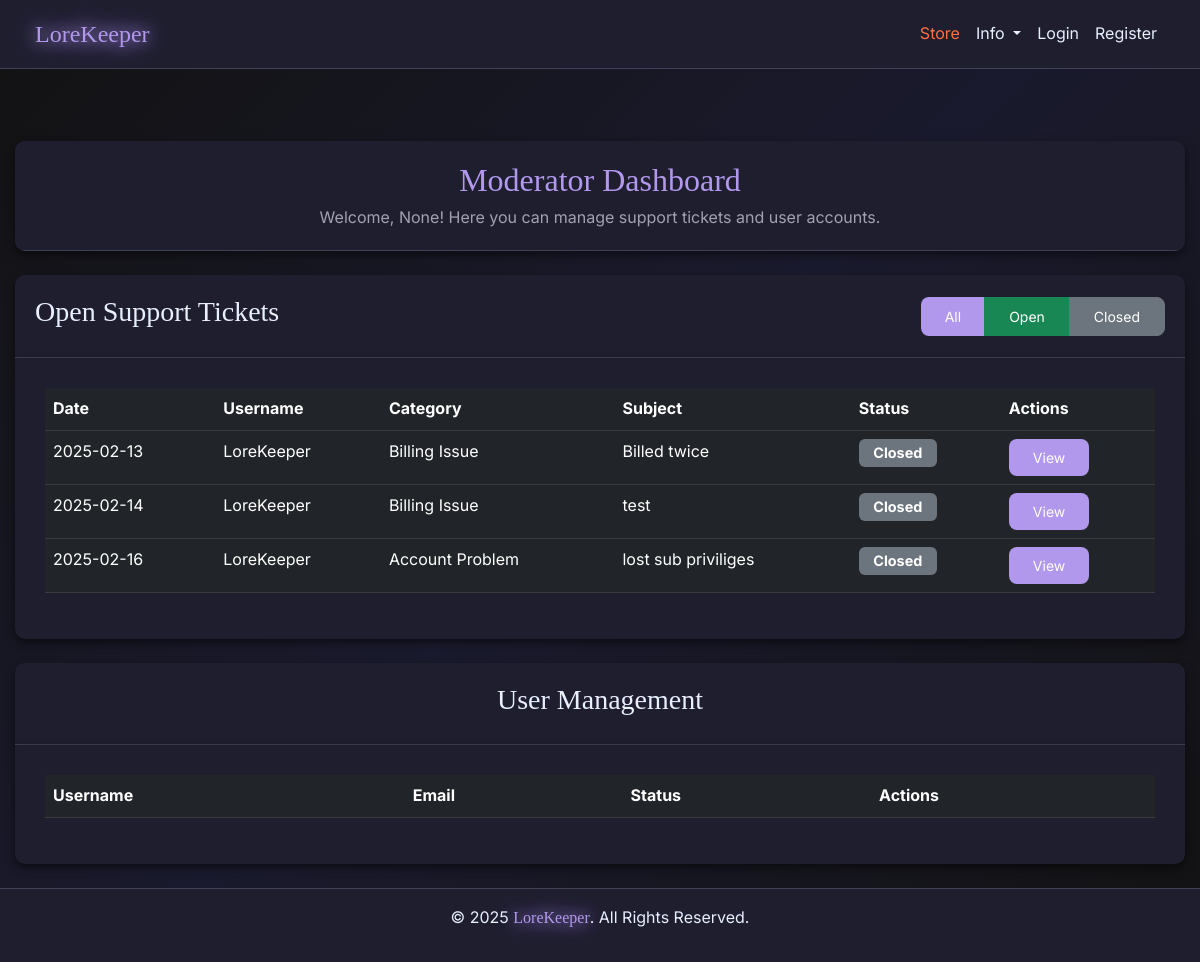
The app's page /moderator/dashboard, older data.
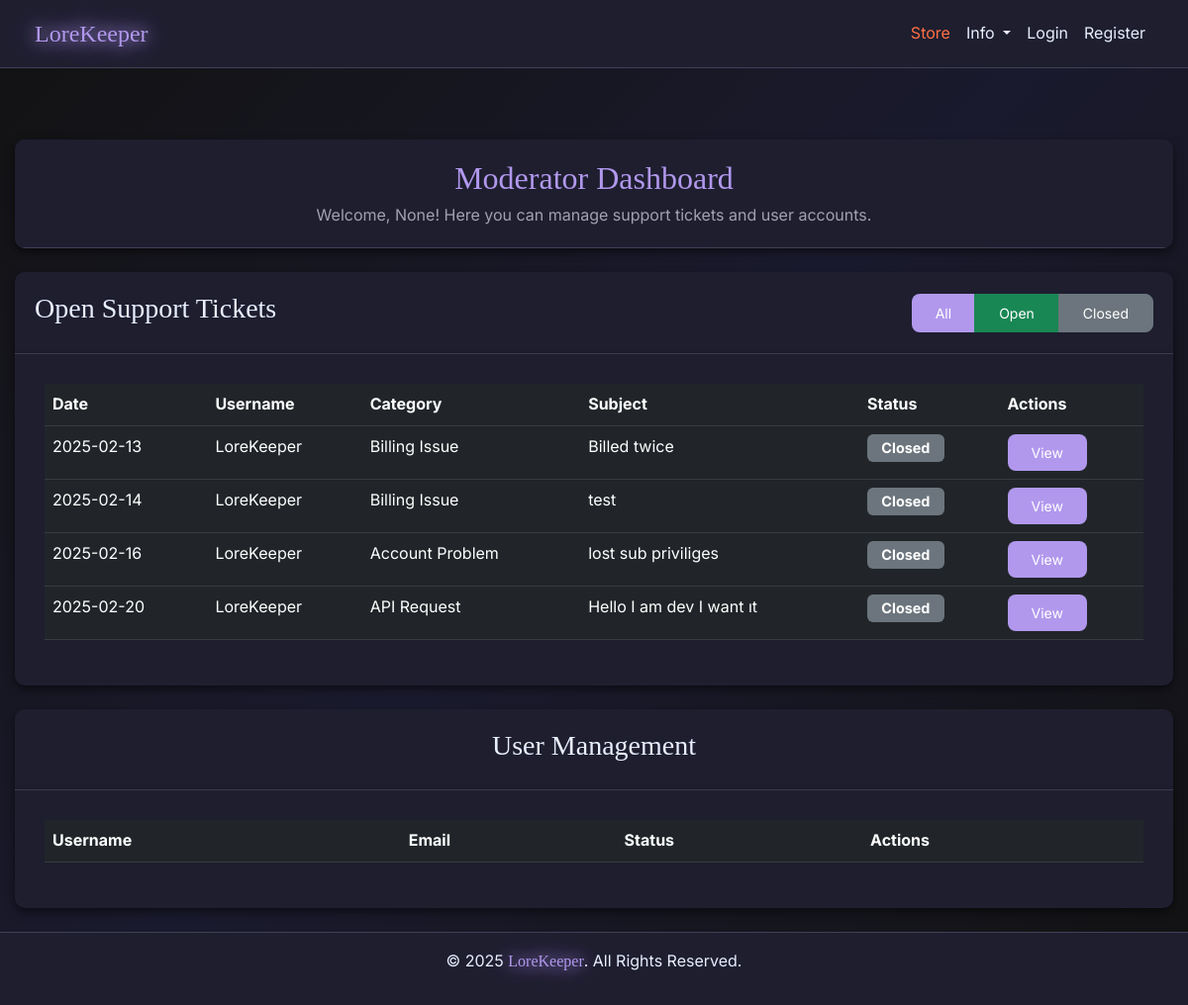
The same page, newer data.
### models.py (models this page shows)
class SupportTicket(db.Model):
    __tablename__ = 'support_tickets'
    id = db.Column(db.Integer, primary_key=True)
    user_id = db.Column(db.Integer, db.ForeignKey('users.id'), nullable=False)
    category = db.Column(db.String(100), nullable=False)
    subject = db.Column(db.String(100), nullable=False)
    message = db.Column(db.Text, nullable=False)
    status = db.Column(db.String(20), default='Open')
    created_at = db.Column(db.DateTime, default=datetime.utcnow)
    responses = db.relationship(
        'SupportTicketResponse', back_populates='ticket', lazy='dynamic')
    user = db.relationship('User', backref='tickets')

class User(db.Model):
    __tablename__ = 'users'
    id = db.Column(db.Integer, primary_key=True)
    username = db.Column(db.String(64), nullable=False)
    email = db.Column(db.String(128), unique=True, nullable=False)
    password = db.Column(db.String(128), nullable=False)
    privilege_id = db.Column(
        db.Integer, db.ForeignKey('privileges.id'), default=1)
    created_at = db.Column(db.DateTime, default=datetime.utcnow)
    purchases = db.relationship('Purchase', backref='user', lazy=True)
    subscriptions = db.relationship('Subscription', backref='user', lazy=True)
    receipts = db.relationship('Receipt', backref='user', lazy=True)
    balance = db.Column(db.Float, default=0)
    pending_balance = db.Column(db.Float, default=0)

### app.py (the view)
@app.route("/moderator/dashboard", methods=["GET", "POST"])
def moderator_dashboard():
    tickets = SupportTicket.query.all()
    return render_template(
        "moderator_dashboard.html",
        tickets=tickets,
        get_username_from_id=get_username_from_id,
    )

### app.py (called while the page is built, shortened)
@app.after_request
def add_header(response):
    response.headers["Cache-Control"] = "no-store"
    return response

@app.route("/get_username_from_id/<int:user_id>")
def get_username_from_id(user_id):
    user = User.query.filter_by(id=user_id).first()
    return user.username

@app.route("/getCookie", methods=["POST", "GET"])
def getCookie():
    try:
        user_id = request.cookies.get("user_id")
    except Exception as e:
        print(f"Error getting cookie: {e}")
        session.clear()
    return redirect(url_for("home"))

@app.before_request
def before_request():
    try:
        if session.get("user_id"):
            session.permanent = True
        else:
            getCookie()
    except Exception:
        session.clear()

### templates/moderator_dashboard.html (shortened to what this page needs)
{% extends "nav_footer_template.html" %} {% block content %}
<div class="container mt-5">
  <div class="card mb-4">
    <div class="card-header">
      <h2>Moderator Dashboard</h2>
      <p>
        Welcome, {{ session.get('username') }}! Here you can manage support
        tickets and user accounts.
      </p>
    </div>
  </div>
  <div class="card mb-4">
    <div class="card-header d-flex justify-content-between align-items-center">
      <h3>Open Support Tickets</h3>
      <div class="btn-group">
        <button class="btn btn-sm btn-primary" onclick="filterTickets('all')">
          All
        </button>
        <button class="btn btn-sm btn-success" onclick="filterTickets('open')">
          Open
        </button>
        <button
          class="btn btn-sm btn-secondary"
          onclick="filterTickets('closed')"
        >
          Closed
        </button>
      </div>
    </div>
    <div class="card-body">
      <div class="table-responsive">
        <table class="table table-dark">
          <thead>
            <tr>
              <th>Date</th>
              <th>Username</th>
              <th>Category</th>
              <th>Subject</th>
              <th>Status</th>
              <th>Actions</th>
            </tr>
          </thead>
          <tbody>
            {% for ticket in tickets %}
            <tr>
              <td>{{ ticket.created_at.strftime('%Y-%m-%d') }}</td>
              <td>{{ get_username_from_id(ticket.user_id) }}</td>
              <td>{{ ticket.category }}</td>
              <td>{{ ticket.subject }}</td>
              <td>
                <span
                  class="badge {% if ticket.status == 'Open' %}bg-success{% else %}bg-secondary{% endif %}"
                >
                  {{ ticket.status }}
                </span>
              </td>
              <td>
                <a
                  href="{{ url_for('view_ticket', ticket_id=ticket.id) }}"
                  class="btn btn-sm btn-primary"
                >
                  View
                </a>
              </td>
            </tr>
            {% endfor %}
          </tbody>
        </table>
      </div>
    </div>
  </div>
  <div class="card mb-4">
    <div class="card-header">
      <h3>User Management</h3>
    </div>
    <div class="card-body">
      <div class="table-responsive">
        <table class="table table-dark">
          <thead>
            <tr>
              <th>Username</th>
              <th>Email</th>
              <th>Status</th>
              <th>Actions</th>
            </tr>
          </thead>
        </table>
      </div>
    </div>
  </div>
</div>
{% endblock %}

### templates/nav_footer_template.html (shortened to what this page needs)
<!DOCTYPE html>
<html lang="en">
  <head>
    <link
      href="https://cdn.jsdelivr.net/npm/bootstrap@5.3.0-alpha3/dist/css/bootstrap.min.css"
      rel="stylesheet"
    />
    <link href="{{ url_for('static', filename='css/style.css') }}" rel="stylesheet">
  </head>
  <body>
    <nav class="navbar navbar-expand-lg navbar-dark">
      <div class="container">
        <a class="navbar-brand glow" href="/">LoreKeeper</a>
        <div class="collapse navbar-collapse" id="navbarNav">
          <ul class="navbar-nav ms-auto">
            <li class="nav-item">
              <a class="nav-link store" href="/store">Store</a>
            </li>
            <li class="nav-item dropdown">
              <a class="nav-link dropdown-toggle" href="#" role="button" data-bs-toggle="dropdown">
                Info
              </a>
            </li>
            {% if session.get('user_id') %}
            {% if session.get('privilege_id') == 2 or session.get('privilege_id') == 999 %}
            <li class="nav-item dropdown">
              <a class="nav-link dropdown-toggle" href="#" role="button" data-bs-toggle="dropdown">
                Vendor
              </a>
              <ul class="dropdown-menu dropdown-menu-dark">
                <li><a class="dropdown-item" href="/vendor/dashboard">Dashboard</a></li>
              </ul>
            </li>
            {% endif %}
            {% if session.get('privilege_id') >= 998 %}
            <li class="nav-item dropdown">
              <a class="nav-link dropdown-toggle" href="#" role="button" data-bs-toggle="dropdown">
                Management
              </a>
              <ul class="dropdown-menu dropdown-menu-dark">
                <li><a class="dropdown-item" href="/moderator/dashboard">Moderation Dashboard</a></li>
                {% if session.get('privilege_id') == 999 %}
                <li>
                  <hr class="dropdown-divider">
                </li>
                <li><a class="dropdown-item" href="/admin">Admin Dashboard</a></li>
                {% endif %}
              </ul>
            </li>
            {% endif %}
            <li class="nav-item dropdown">
              <a class="nav-link dropdown-toggle" href="#" role="button" data-bs-toggle="dropdown">
                {{ session['username'] }}
              </a>
              <ul class="dropdown-menu dropdown-menu-dark">
                <li><a class="dropdown-item" href="/account">My Account</a></li>
                <li><a class="dropdown-item" href="/support">Support</a></li>
                <li>
                  <hr class="dropdown-divider">
                </li>
                <li><a class="dropdown-item text-danger" href="/logout">Logout</a></li>
              </ul>
            </li>
            {% else %}
            <li class="nav-item">
              <a class="nav-link" href="/login">Login</a>
            </li>
            <li class="nav-item">
              <a class="nav-link" href="/register">Register</a>
            </li>
            {% endif %}
          </ul>
        </div>
      </div>
    </nav>
    {% block content %} {% endblock %}
    <footer class="text-center text-light py-3">
      <p>© 2025 <span class="glow">LoreKeeper</span>. All Rights Reserved.</p>
    </footer>
  </body>
</html>

### static/css/style.css (style rules this page uses)
:root { --background-color: #121212; --text-color: #E8EFFF; --text-muted: #a1a1b1; --accent-color: #b198ed; --card-background: #1e1e2f; --input-background: #29293d; --input-border: #404056; --btn-hover: #9b84d6; --store-btn-color: #ff7043; --store-btn-hover: #ff5722; --card-shadow: rgba(0, 0, 0, 0.5); --section-padding: 60px; --element-spacing: 20px; --heading-font: 'Cinzel', serif; --body-font: 'Inter', sans-serif; }
body { margin: 0; padding: 0; font-family: var(--body-font); background: linear-gradient(135deg, #121212, #1a1a2e, #121212); background-size: cover; background-repeat: no-repeat; background-attachment: fixed; color: var(--text-color); line-height: 1.6; display: flex; flex-direction: column; min-height: 100vh; overflow-x: hidden; }
.navbar { background-color: var(--card-background); border-bottom: 1px solid var(--input-border); padding: 10px 20px; }
.navbar-brand, .nav-link { color: var(--text-color) !important; transition: color 0.2s ease-in-out; font-family: var(--body-font); }
.navbar { background-color: var(--card-background); }
.navbar-brand { font-size: 1.5rem; font-family: var(--heading-font); }
.store { color: var(--store-btn-color) !important; }
.card, .card-header, .card-body { background-color: var(--card-background); color: var(--text-color); border: none; border-radius: 10px; box-shadow: 0 4px 10px var(--card-shadow); }
.text-light { color: var(--text-color) !important; }
footer { background-color: var(--card-background) !important; color: var(--text-muted); padding: 20px 0; text-align: center; border-top: 1px solid var(--input-border); margin-top: auto; flex-shrink: 0; position: relative; bottom: 0; width: 100%; }
.text-center { text-align: center; }
.mb-4 { margin-bottom: 1.5rem; }
.container { width: 100%; max-width: 1200px; margin: 0 auto; padding: 0 15px; box-sizing: border-box; }
.card { background-color: var(--card-background); color: var(--text-color); border: none; border-radius: 10px; box-shadow: 0 4px 10px var(--card-shadow); transition: all 0.3s ease; overflow: hidden; }
.card-header { background-color: var(--card-background); border-bottom: 1px solid var(--input-border); text-align: center; padding: 20px; }
.card-header h2 { font-size: 2rem; color: var(--accent-color); margin-bottom: 10px; font-family: var(--heading-font); }
.card-header p { font-size: 1rem; color: var(--text-muted); margin: 0; }
.card-body { padding: 30px; background-color: var(--card-background); border-radius: 0 0 10px 10px; }
.glow { color: var(--accent-color) !important; text-shadow: 0 0 15px var(--accent-color), 0 0 30px var(--accent-color) !important; animation: glow 3s ease-in-out infinite; text-decoration: none; font-family: var(--heading-font); }
.card { background-color: var(--card-background); color: var(--text-color); border: none; border-radius: 10px; box-shadow: 0 4px 10px var(--card-shadow); }
.card-header h2 { font-size: 2rem; color: var(--accent-color); margin-bottom: 5px; font-family: var(--heading-font); }
.card-body { padding: 30px; }
.btn-primary { background-color: var(--accent-color); border: none; transition: background-color 0.3s ease, transform 0.2s ease; }
.btn { border-radius: 8px; padding: 0.5rem 1.5rem; transition: all 0.3s ease; font-family: var(--body-font); }
.card-body .badge { font-size: 0.9rem; padding: 0.5em 1em; }
h1, h2, h3, h4, h5, h6 { font-family: var(--heading-font); }

Row changes from the older to the newer data that the page shows:
added SupportTicket: created_at "2025-02-20", {{ get_username_from_id(ticket.user_id) }} "LoreKeeper", category "API Request", subject "Hello I am dev I want ıt", status "Closed"
